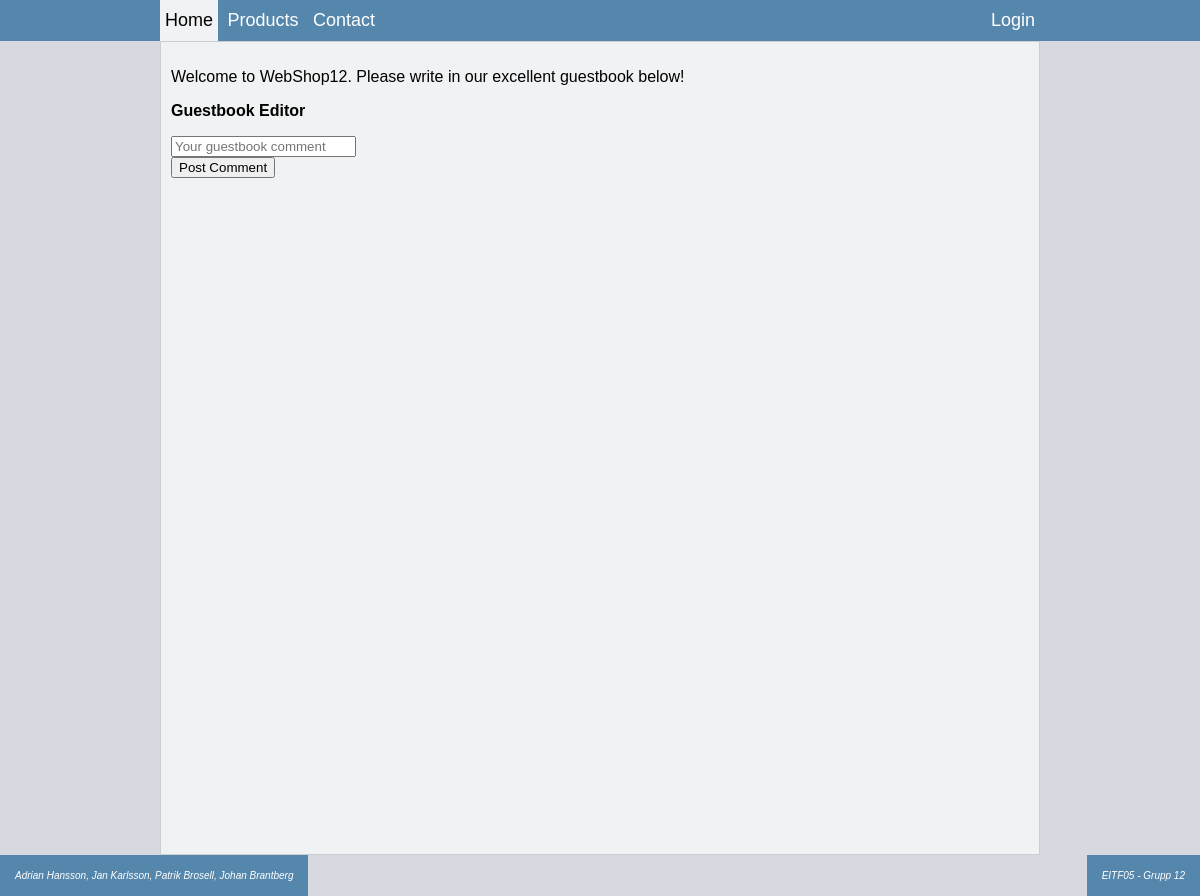
Before: / with the older database file.
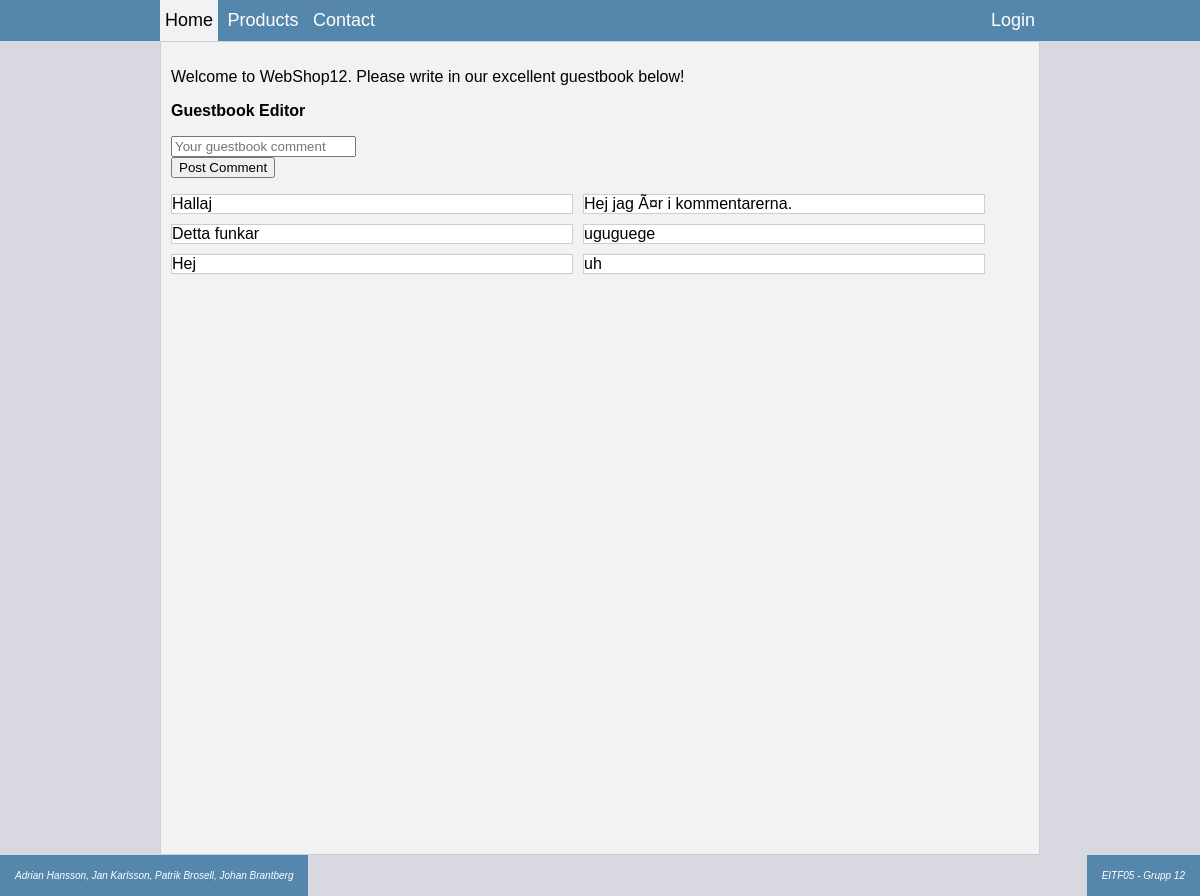
After: the same page with the newer database file.
### tables this page shows
CREATE TABLE IF NOT EXISTS `guestbook` (
  `id` int(10) NOT NULL AUTO_INCREMENT,
  `comment` varchar(500) NOT NULL,
  PRIMARY KEY (`id`)
);

### database_connection_data.php (called while the page is built)
<?php
	$dbHostC = "localhost";
	$dbC = "webshop12database";
	$dbUserNameC = "admin";
	$dbPasswordC = "admin";
?>

### manager.php (the view, shortened to what this page needs)
<?php
class Manager {
	private $dbHost;
	private $db;
	private $dbUserName;
	private $dbPassword;
	private $dbConnection;
	public function __construct(){
		require_once("database_connection_data.php");
		$array = array($dbHostC, $dbC, $dbUserNameC, $dbPasswordC);
		$this->dbHost = $array[0];
		$this->db = $array[1];
		$this->dbUserName = $array[2];
		$this->dbPassword = $array[3];
	}
	function readComments(){
		$sqlReadComments = "SELECT comment FROM guestbook";
		$resultSet = $this->executeQuery($sqlReadComments, null);
		for($i = 0; $i < count($resultSet); $i++){
			echo '
				<div class="product-box">
					'.$resultSet[$i]['comment'].'
				</div>';
		}
	}
	public function openConnection() {
		try {
			$this->dbConnection = new PDO("mysql:host=$this->dbHost;dbname=$this->db",
					$this->dbUserName,  $this->dbPassword);
			$this->dbConnection->setAttribute(PDO::ATTR_ERRMODE, PDO::ERRMODE_EXCEPTION);
		} catch (PDOException $e) {
			$error = "Connection error: " . $e->getMessage();
			print $error . "<p>";
			unset($this->conn);
			return false;
		}
		return true;
	}
	public function closeConnection() {
		$this->dbConnection = null;
	}
	private function executeQuery($query, $param = null) {
		try {
			$stmt = $this->dbConnection->prepare($query);
			$stmt->execute($param);
			$result = $stmt->fetchAll();
		} catch (PDOException $e) {
			$error = "*** Internal error: " . $e->getMessage() . "<p>" . $query;
			die($error);
		}
		return $result;
	}
}
?>

### index.php (shortened to what this page needs)
<?php
require_once('manager.php');
$manager = $_SESSION['manager'];
$manager->openConnection();
?>
<html lang="en">
	<head>
	  <link rel="stylesheet" href="style.css">
	</head>
	<body>
		<div class="nav-bar">
			<ul class="nav-ul">
				<li class="active"><a href="#">Home</a></li>
				<li><a href="products.php">Products</a></li>
				<li><a href="contact.php">Contact</a></li>
				<div class="align-right">
				<?php
	            	if(isset($_SESSION['loginUserName'])){
	            		echo '<li class="login-box-user"><a href="#">'.$_SESSION['loginUserName'].'</a></li>';
		           		echo '<li class="login-box"><a href="logout.php">Logout</a></li>';
		           		echo '<li class="login-box"><a href="shopcart.php">Cart</a></li>';
	            	}
	            	else{
	            		echo '<li class="login-box"><a href="loginForm.php">Login</a></li>';
	            	}
            	?>
				</div>
			</ul>
		</div>
	  <div class="content-window">
	  	<p>Welcome to WebShop12. Please write in our excellent guestbook below!</p>
	  	<form action="guestbook.php">
			<p><strong>Guestbook Editor</strong></p>
			<input type="text" name="guestbookComment" placeholder="Your guestbook comment"><br>
			<input type="submit" value="Post Comment">
		</form>
		<?php
			$manager->readComments();
		?>
	  </div>
	</body>
		<footer>
		<p class="float-left">Adrian Hansson, Jan Karlsson, Patrik Brosell, Johan Brantberg</p>
		<p class="float-right">EITF05 - Grupp 12</p>
	</footer>
</html>

### style.css (style rules this page uses)
body { margin:0; background-color: #D8D9E0; font-family: Arial, Helvetica, sans-serif; }
.nav-bar { background-color: #5587AC; }
.nav-ul { list-style-type: none; margin:0; margin-right: 20vh; margin-left: 20vh; padding:0; }
.nav-ul li { display: inline-block; margin:0; }
.nav-ul li a { color: white; padding-top: 10px; padding-bottom: 10px; padding-left: 5px; padding-right: 5px; background-color: #5587AC; display: block; text-decoration: none; font-size: 18px; min-height: 2vh; }
.nav-ul .active a { color: black; background-color: #F1F2F3; }
.align-right { clear: both; float: right; }
.content-window { margin-right: 20vh; margin-left: 20vh; padding: 10px; background-color: #F1F2F3; border-style: solid; border-width: 1px; border-color: #C8CED2; min-height: 99vh; }
.product-box { border-style: solid; border-width: 1px; border-color: #C8CED2; color: #000000; background-color: white; margin-bottom: 10px; margin-right: 10px; width: 50vh; height: auto; float:left; }
.float-left { float: left; }
.float-right { float: right; }
footer { min-height: auto; background-color: #5587AC; }
footer p { background-color: #5587AC; margin: 0; padding:15px; color: white; font-style: italic; font-size: 10px; }

Changed rows visible on the page:
added guestbook: comment "Hallaj"
added guestbook: comment "Hej jag Ã¤r i kommentarerna."
added guestbook: comment "Detta funkar"
added guestbook: comment "uguguege"
added guestbook: comment "Hej"
added guestbook: comment "uh"
